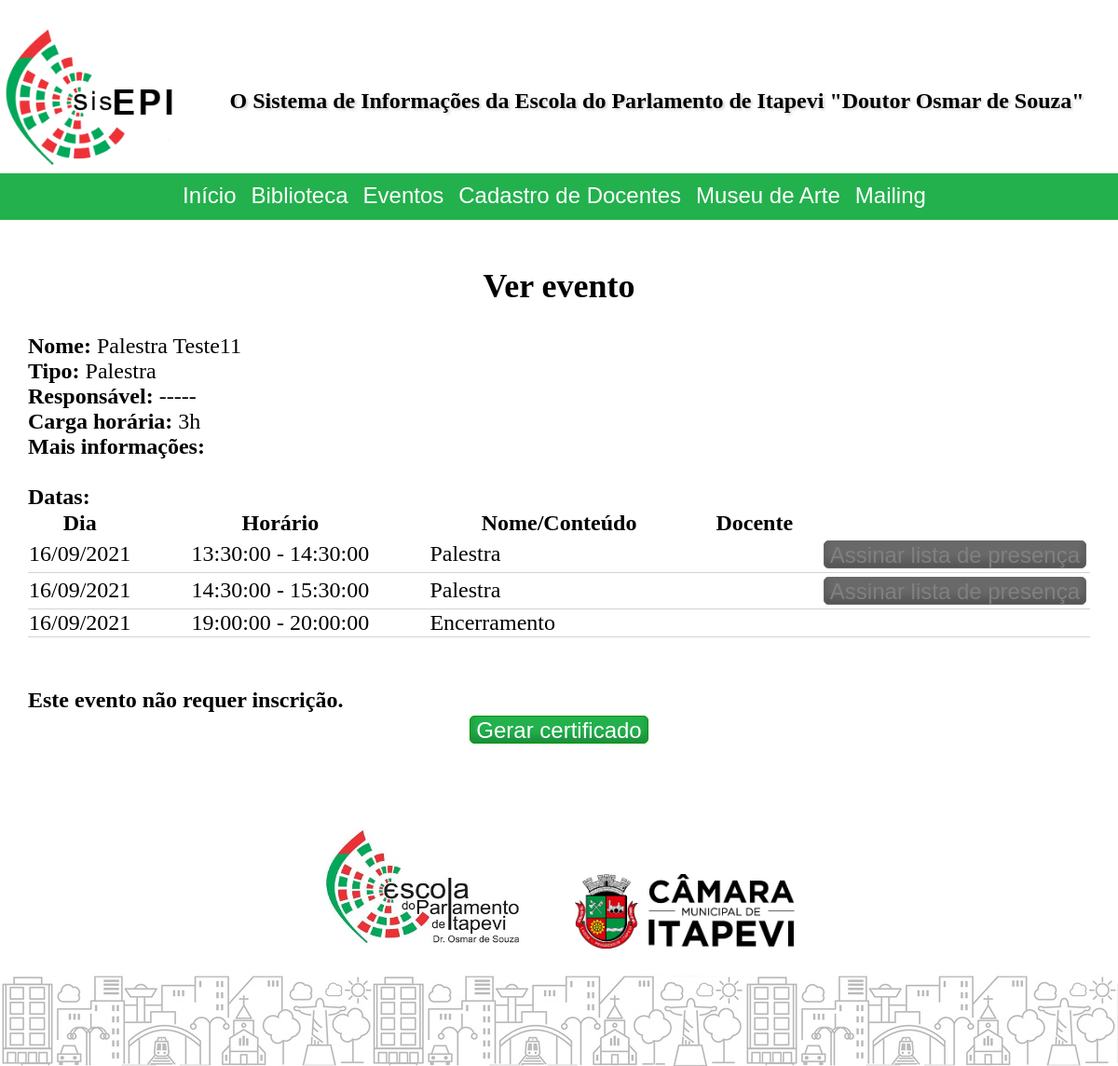
The page /public/index.php?cont=events&action=view&id=6 on the database its author committed.
### tables this page shows
CREATE TABLE `events` (
  `id` int UNSIGNED NOT NULL,
  `name` varchar(120) DEFAULT 'Evento sem nome',
  `typeId` int NOT NULL,
  `subscriptionListNeeded` tinyint(1) DEFAULT NULL,
  `subscriptionListClosureDate` date DEFAULT NULL,
  `maxSubscriptionNumber` int DEFAULT NULL,
  `allowLateSubscriptions` tinyint(1) NOT NULL DEFAULT '0',
  `posterImageAttachmentFileName` varchar(120) DEFAULT NULL,
  `responsibleForTheEvent` varchar(120) DEFAULT NULL,
  `moreInfos` mediumtext,
  `certificateText` varchar(500) DEFAULT NULL,
  `certificateBgFile` varchar(255) DEFAULT NULL
);

CREATE TABLE `enums` (
  `type` varchar(10) NOT NULL,
  `id` int UNSIGNED NOT NULL,
  `value` varchar(120) NOT NULL
);

CREATE TABLE `eventdates` (
  `id` int UNSIGNED NOT NULL,
  `date` date NOT NULL,
  `beginTime` time NOT NULL,
  `endTime` time DEFAULT NULL,
  `name` varchar(120) DEFAULT NULL,
  `professorId` int UNSIGNED DEFAULT NULL,
  `presenceListNeeded` tinyint(1) DEFAULT NULL,
  `presenceListPassword` varchar(80) NOT NULL,
  `eventId` int UNSIGNED NOT NULL
);

### public/model/database/events.database.php (called while the page is built, shortened)
<?php
require_once("database.php");
function getSubscriptionCount($eventId, $optConnection = null)
{
	$conn = $optConnection ? $optConnection : createConnectionAsEditor();
	$totalRecords = 0;
	if ($stmt = $conn->prepare('select count(*) from subscriptionstudents where eventId = ?'))
	{
		$stmt->bind_param("i", $eventId);
		$stmt->execute();
		$totalRecords = $stmt->get_result()->fetch_row()[0];
	}
	return $totalRecords;
}
function getSingleEvent($id , $optConnection = null)
{
	$conn = $optConnection ? $optConnection : createConnectionAsEditor();
	$row = null;
	if($stmt = $conn->prepare("select events.*, enums.value as 'typeName', SEC_TO_TIME( SUM( TIME_TO_SEC( TIMEDIFF( eventdates.endTime, eventdates.beginTime ) ) ) ) AS 'hours'
	from events
	INNER JOIN eventdates ON eventdates.eventId = events.id
	right join enums on enums.type = 'EVENT' and enums.id = events.typeId
	where events.id = ?"))
	{
		$stmt->bind_param("i", $id);
		$stmt->execute();
		$result = $stmt->get_result();
		if ($result->num_rows > 0)
		{
			$row = $result->fetch_assoc();
		}
	}
	return $row;
}
function getEventDates($eventId , $optConnection = null)
{
	$conn = $optConnection ? $optConnection : createConnectionAsEditor();
	$__cryptoKey = getCryptoKey();
	$dataRows = null;
	if($stmt = $conn->prepare("SELECT eventdates.*, (concat(eventdates.date, ' ', eventdates.beginTime)) as fullDateTime, aes_decrypt(professors.name, '$__cryptoKey') as 'professorName', (CONCAT( DATE, ' ', beginTime ) < NOW() AND DATE_ADD( CONCAT( DATE, ' ', endTime ) , INTERVAL 30 MINUTE) > NOW()) AS isPresenceListOpen
	FROM eventdates
	LEFT JOIN professors ON (eventdates.professorId = professors.id)
	WHERE eventdates.eventId = ?
	ORDER BY fullDateTime ASC"))
	{
		$stmt->bind_param("i", $eventId);
		$stmt->execute();
		$result = $stmt->get_result();
		if ($result->num_rows > 0)
		{
			$dataRows = [];
			while ($row = $result->fetch_assoc())
			{
				array_push($dataRows, $row);
			}
		}
	}
	return $dataRows;
}
function getEventAttachments($eventId , $optConnection = null)
{
	$dataRows = null;
	return $dataRows;
}
function getFullEvent($id)
{
	$conn = createConnectionAsEditor();
	$singleEventDataRows = getSingleEvent($id, $conn);
	$currentSubscriptionNumber = getSubscriptionCount($id, $conn);
	$eventdatesDataRows = getEventDates($id, $conn);
	$eventAttachmentsDataRows = getEventAttachments($id, $conn);
	$output = [];
	$output["event"] = $singleEventDataRows;
	$output["eventdates"] = $eventdatesDataRows;
	$output["eventattachments"] = $eventAttachmentsDataRows;
	$output["currentSubscriptionNumber"] = $currentSubscriptionNumber;
	return $output;
}

### public/model/Event.EventDate.EventAttachment.class.php (called while the page is built, shortened)
<?php
require_once("model/database/events.database.php");
class Event
{
	public function __construct($id)
	{
		$this->buildObject($id);
	}
	private function buildObject($id)
	{
		$eventFullData = getFullEvent($id);
	}
}

### public/controller/events.controller.php (called while the page is built, shortened)
<?php
final class events extends BaseController
{
	public function view()
	{
		require_once("model/Event.EventDate.EventAttachment.class.php");
		$eventId = isset($_GET['id']) && is_numeric($_GET['id']) ? $_GET['id'] : 0;
		try
		{
			$eventObject = new Event($eventId);
		}
		catch (Exception $e)
		{
			$eventObject = null;
			$this->pageMessages[] = $e->getMessage();
		}
	}
}

### public/model/database/database.php (called while the page is built, shortened)
<?php
function getDatabaseConfig()
{
	$configs = parse_ini_file($_SERVER['DOCUMENT_ROOT'] . "/sisepi_config.ini");
	return $configs;
}
function getCryptoKey()
{
	return !empty(getenv("CRYPTO_KEY")) ? getenv("CRYPTO_KEY") : getDatabaseConfig()['crypto'];
}

### public/view/events.view.view.php (the view, shortened to what this page needs)
<?php if ($eventObj !== null) {
?>
<div class="viewDataFrame">
	<label>Nome: </label><?php echo hsc($eventObj->name); ?> <br/>
	<label>Tipo: </label><?php echo hsc($eventObj->typeName); ?> <br/>
	<label>Responsável: </label><?php echo hsc($eventObj->responsibleForTheEvent); ?> <br/>
	<label>Carga horária: </label> <?php echo round(timeStampToHours($eventObj->hours), 1); ?>h<br/>
	<label>Mais informações: </label><div><?php echo nl2br(hsc($eventObj->moreInfos)); ?></div> <br/>
	<label>Datas: </label>
	<table>
		<thead>
			<tr>
				<th>Dia</th>
				<th>Horário</th>
				<th>Nome/Conteúdo</th>
				<th>Docente</th>
				<th></th>
			</tr>
		</thead>
		<tbody>
			<?php foreach ($eventObj->dates as $d)
			{
				$formatedDate = date_format(date_create($d->date), "d/m/Y");
				echo '<tr><td class="shrinkCell">' . $formatedDate . '</td><td class="centControl">' . $d->beginTime . " - " . $d->endTime . "</td><td>" . hsc($d->name) . "</td><td>" . hsc($d->professorName) . '</td><td class="shrinkCell">';
				if ($d->presenceListNeeded)
					echo '<button class="btnSignPresenceList" data-eventDateId="' . $d->id . '" ' . (($d->isPresenceListOpen) ? '' : 'disabled="disabled"') . '>Assinar lista de presença</button>';
				echo '</td></tr>';
			}
			?>
		</tbody>
	</table>
	<br/>
	<br/>
	<?php if ($eventObj->subscriptionListNeeded) { ?>
	<label>Inscrições: </label><button id="showSubscriptionList" data-eventId="<?php echo $eventObj->id; ?>">Ver relação de inscritos</button> <label>Data de encerramento: </label><?php echo date_format(date_create($eventObj->subscriptionListClosureDate),"d/m/Y");?> <br/>
	<div class="centControl" style="margin-top: 30px;">
		<?php if ($passedSubscriptionClosureDate) { ?>
		<label>Período de inscrição encerrado!</label>
		<?php } else if ($isSubscriptionListFull) { ?>
		<label>Todas as vagas foram preenchidas!</label>
		<?php } else { ?>
		<button id="btnSubscribeEvent" data-eventId="<?php echo $eventObj->id; ?>">Inscrever-se</button>
		<?php } ?>
	</div>
	<?php } else { ?>
	<label>Este evento não requer inscrição.</label>
	<?php } ?>
	<br/>
	<?php if ($eventObj->certificateText !== null) { ?>
	<div class="centControl">
		<button id="btnGenerateCertificate" data-eventId="<?php echo $eventObj->id; ?>">Gerar certificado</button>
	</div>
	<?php } ?>
	<br/>
</div>
<?php } else {
echo "Registro não encontrado.";
}
?>

### public/sisepi_public.css (style rules this page uses)
body { background-color: white; color: black; font-size: x-large; margin: 0; }
table { border-collapse: collapse; width: 100%; }
table td { border-bottom: 1px solid lightgray; }
th.shrinkCell, td.shrinkCell { width: 10px; white-space: nowrap; }
h1, h2, .centControl { text-align: center; }
.linkButton, input[type="button"], input[type="submit"], button { margin: 3px; font-size: 18pt; min-width: 150px; height: 30px; border: 1px solid #009600; border-radius: 5px; background-color: #22B14C; color: white; transition-duration: 0.1s; box-shadow: inset 0px -7px 10px 0 rgba(0,0,0,0.2); cursor: pointer; }
input[type="button"]:disabled, input[type="submit"]:disabled, button:disabled { background-color:dimgray; border: 1px solid dimgray; color: gray; }
.viewDataFrame { margin-top: 10px; margin-bottom: 10px; }
.viewDataFrame label { font-weight: bold; }

### rows shown on the page
events: name "Palestra Teste11", enums.value "Palestra", responsibleForTheEvent "-----"
eventdates: date "16/09/2021", beginTime "13:30:00", endTime "14:30:00", name "Palestra"
eventdates: date "16/09/2021", beginTime "14:30:00", endTime "15:30:00", name "Palestra"
eventdates: date "16/09/2021", beginTime "19:00:00", endTime "20:00:00", name "Encerramento"

### other values the page prints
$this->subtitle "Ver evento"
timeStampToHours($eventObj->hours) "3"
